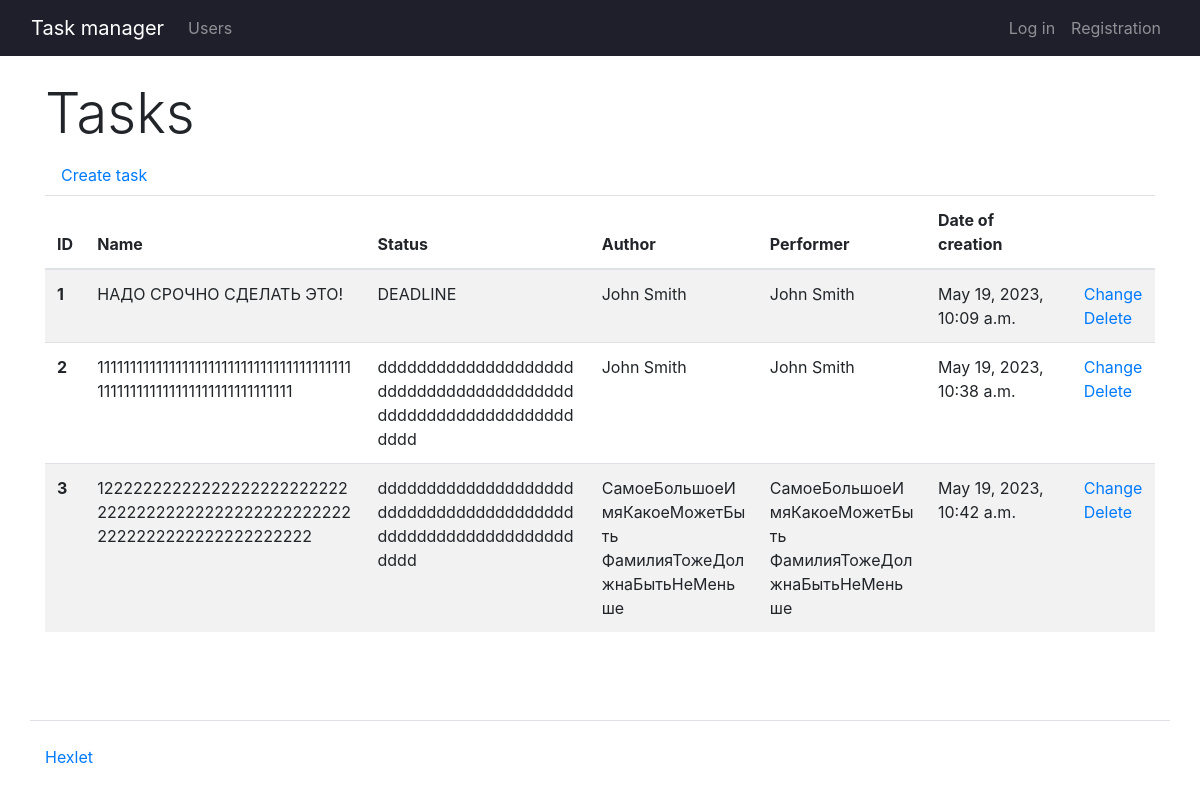
/tasks/, run on the app's committed database.
### task_manager/tasks/models.py (models this page shows, shortened)
class Tasks(models.Model):
    task_name = models.CharField(max_length=255, verbose_name=_("Name"))
    description = models.TextField(verbose_name=_("Description"))
    author = models.ForeignKey(CustomUser, on_delete=models.PROTECT, null=True)
    status = models.ForeignKey(Statuses, on_delete=models.PROTECT, verbose_name=_("Status"))
    performer = models.ForeignKey(CustomUser, on_delete=models.PROTECT, null=True, related_name="performed_tasks", verbose_name=_("Performer"))
    created_at = models.DateTimeField(auto_now_add=True)

### task_manager/statuses/models.py (models this page shows, shortened)
class Statuses(models.Model):
    title = models.CharField(max_length=255, verbose_name=_("name"))
    created_at = models.DateTimeField(auto_now_add=True)

### task_manager/users/models.py (models this page shows, shortened)
class CustomUser(AbstractUser):
    groups = models.ManyToManyField(
        "auth.Group",
        blank=True,
        related_name="customuser_set",
        related_query_name="customuser",
    )
    user_permissions = models.ManyToManyField(
        "auth.Permission",
        blank=True,
        related_name="customuser_set",
        related_query_name="customuser",
    )
    def __str__(self):
        return f'{self.first_name} {self.last_name}'

### task_manager/tasks/views.py (the view)
# urls.py: path("", TasksView.as_view(), name="tasks"),
class TasksView(View):
    def get(self, request):
        tasks = Tasks.objects.all()
        return render(request, "tasks/tasks.html", context={
            "tasks": tasks})

### task_manager/templates/tasks/tasks.html
{% extends 'base.html' %}
{% load i18n %}
{% block content %}
      <h1 class="display-4">{% translate "Tasks" %}</h1>
      <a class="nav-link" href="/tasks/create/">{% translate "Create task" %}</a>
      <table class="table table-striped">
        <thead>
          <tr>
            <th scope="col">ID</th>
            <th scope="col">{% translate "Name" %}</th>
            <th scope="col">{% translate "Status" %}</th>
            <th scope="col">{% translate "Author" %}</th>
            <th scope="col">{% translate "Performer" %}</th>
            <th scope="col">{% translate "Date of creation" %}</th>
            <th scope="col"></th>
          </tr>
        </thead>
        <tbody>
            {% for task in tasks %}
            <tr>
              <th scope="row" style="width: 2%;">{{ task.id }}</th>
                <td class="text-break" style="width: 25%;">{{ task.task_name }}</td>
                <td class="text-break" style="width: 20%;">{{ task.status.title }}</td>
                <td class="text-break" style="width: 15%;">{{ task.author }}</td>
                <td class="text-break" style="width: 15%;">{{ task.performer.first_name }} {{ task.performer.last_name }}</td>
                <td style="width: 13%;">{{ task.created_at }}</td>
                <td style="width: 5%;">
                    <a href="{% url 'user_update' user.id %}">{% translate "Change" %}</a><br>
                    <a href="{% url 'user_delete' user.id %}" rel="nofollow">{% translate "Delete" %}</a>
                </td>
            </tr>
            {% endfor %}
        </tbody>
      </table>
{% endblock %}

### data on the page
Tasks: id "1", task_name "НАДО СРОЧНО СДЕЛАТЬ ЭТО!", status "DEADLINE", author "John Smith", performer.first_name "John", performer.last_name "Smith", created_at "May 19, 2023, 10:09 a.m."
Tasks: id "2", task_name "111111111111111111111111111111111111111111111111111111111111111111111", status "dddddddddddddddddddddddddddddddddddddddddddddddddddddddddddddddd", author "John Smith", performer.first_name "John", performer.last_name "Smith", created_at "May 19, 2023, 10:38 a.m."
Tasks: id "3", task_name "12222222222222222222222222222222222222222222222222222222222222222222222222", status "dddddddddddddddddddddddddddddddddddddddddddddddddddddddddddddddd", author "СамоеБольшоеИмяКакоеМожетБыть ФамилияТожеДолжнаБытьНеМеньше", performer.first_name "СамоеБольшоеИмяКакоеМожетБыть", performer.last_name "ФамилияТожеДолжнаБытьНеМеньше", created_at "May 19, 2023, 10:42 a.m."
